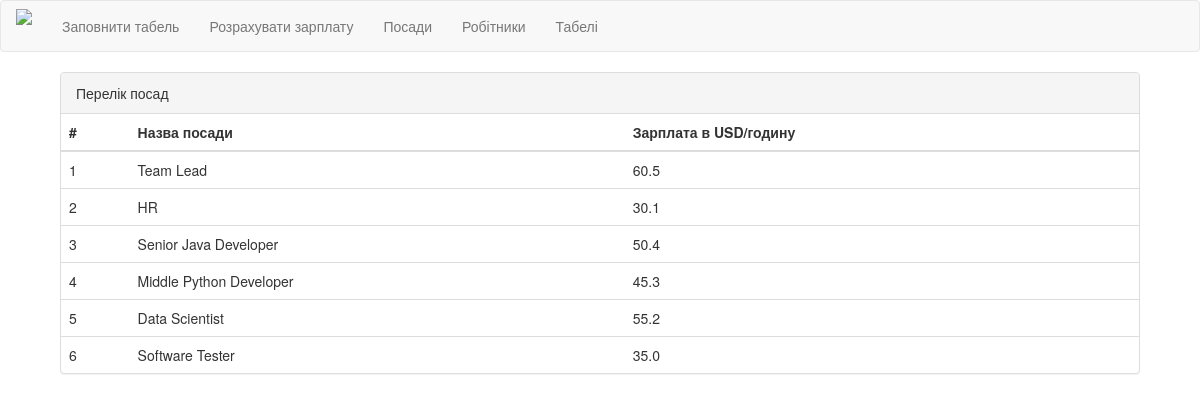
/posts/, run on the app's committed database.
### tables this page shows
CREATE TABLE Posts (id INTEGER, name TEXT, salaryPerHour FLOAT);

### __init__.py (the view)
@app.route('/posts/')
def posts():
    try:
        POSTS_DATA = Post().get_all_db_data()
        return render_template("posts.html", POSTS_DATA=POSTS_DATA, error=None)
    except Exception as e:
        return render_template("posts.html", error="Exception has been caught: " + e.args[0])

### Post.py (called while the page is built)
    def get_all_db_data(self):
        db = sqlite.connect(self.database)
        db.row_factory = sqlite.Row
        with db:
            conn = db.cursor()
            conn.execute("SELECT * FROM {}".format(self.table))
            data = conn.fetchall()
            return data

### templates/posts.html (shortened to what this page needs)
{% extends "header.html" %}
{% block body %}
    <div class="panel panel-default" style="max-width: 90%; margin: auto;">
        <div class="panel-heading">Перелік посад</div>
        <table class="table">
            <thead>
                <th> # </th>
                <th> Назва посади </th>
                <th> Зарплата в USD/годину </th>
            </thead>
            <tbody>
                {% for item in POSTS_DATA:%}
                <tr>
                    <td> {{item["id"]}} </td>
                    <td> {{item["name"]}} </td>
                    <td> {{item["salaryPerHour"]}} </td>
                </tr>
                {% endfor %}
            </tbody>
        </table>
    </div>
{% endblock %}

### data on the page
Posts: id "1", name "Team Lead", salaryPerHour "60.5"
Posts: id "2", name "HR", salaryPerHour "30.1"
Posts: id "3", name "Senior Java Developer", salaryPerHour "50.4"
Posts: id "4", name "Middle Python Developer", salaryPerHour "45.3"
Posts: id "5", name "Data Scientist", salaryPerHour "55.2"
Posts: id "6", name "Software Tester", salaryPerHour "35.0"
